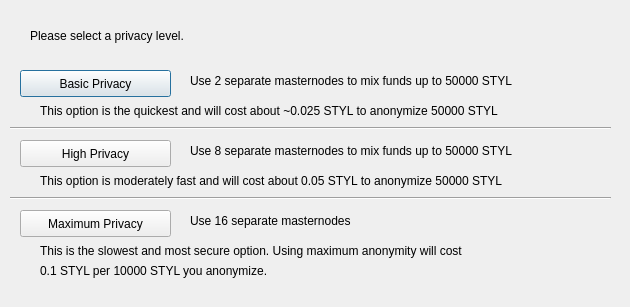
<?xml version="1.0" encoding="UTF-8"?>
<ui version="4.0">
 <class>ObfuscationConfig</class>
 <widget class="QDialog" name="ObfuscationConfig">
  <property name="geometry">
   <rect>
    <x>0</x>
    <y>0</y>
    <width>630</width>
    <height>307</height>
   </rect>
  </property>
  <property name="windowTitle">
   <string>Configure Obfuscation</string>
  </property>
  <widget class="QPushButton" name="buttonBasic">
   <property name="geometry">
    <rect>
     <x>20</x>
     <y>70</y>
     <width>151</width>
     <height>27</height>
    </rect>
   </property>
   <property name="text">
    <string>Basic Privacy</string>
   </property>
  </widget>
  <widget class="QPushButton" name="buttonHigh">
   <property name="geometry">
    <rect>
     <x>20</x>
     <y>140</y>
     <width>151</width>
     <height>27</height>
    </rect>
   </property>
   <property name="text">
    <string>High Privacy</string>
   </property>
  </widget>
  <widget class="QPushButton" name="buttonMax">
   <property name="geometry">
    <rect>
     <x>20</x>
     <y>210</y>
     <width>151</width>
     <height>27</height>
    </rect>
   </property>
   <property name="text">
    <string>Maximum Privacy</string>
   </property>
  </widget>
  <widget class="QLabel" name="label">
   <property name="geometry">
    <rect>
     <x>30</x>
     <y>20</y>
     <width>571</width>
     <height>31</height>
    </rect>
   </property>
   <property name="text">
    <string>Please select a privacy level.</string>
   </property>
  </widget>
  <widget class="QLabel" name="label_2">
   <property name="geometry">
    <rect>
     <x>190</x>
     <y>70</y>
     <width>421</width>
     <height>21</height>
    </rect>
   </property>
   <property name="text">
    <string>Use 2 separate masternodes to mix funds up to 50000 STYL</string>
   </property>
  </widget>
  <widget class="QLabel" name="label_3">
   <property name="geometry">
    <rect>
     <x>190</x>
     <y>140</y>
     <width>411</width>
     <height>21</height>
    </rect>
   </property>
   <property name="text">
    <string>Use 8 separate masternodes to mix funds up to 50000 STYL</string>
   </property>
  </widget>
  <widget class="QLabel" name="label_4">
   <property name="geometry">
    <rect>
     <x>190</x>
     <y>210</y>
     <width>421</width>
     <height>21</height>
    </rect>
   </property>
   <property name="text">
    <string>Use 16 separate masternodes</string>
   </property>
  </widget>
  <widget class="QLabel" name="label_6">
   <property name="geometry">
    <rect>
     <x>40</x>
     <y>100</y>
     <width>561</width>
     <height>21</height>
    </rect>
   </property>
   <property name="text">
    <string>This option is the quickest and will cost about ~0.025 STYL to anonymize 50000 STYL</string>
   </property>
  </widget>
  <widget class="QLabel" name="label_7">
   <property name="geometry">
    <rect>
     <x>40</x>
     <y>170</y>
     <width>561</width>
     <height>21</height>
    </rect>
   </property>
   <property name="text">
    <string>This option is moderately fast and will cost about 0.05 STYL to anonymize 50000 STYL</string>
   </property>
  </widget>
  <widget class="QLabel" name="label_8">
   <property name="geometry">
    <rect>
     <x>40</x>
     <y>240</y>
     <width>561</width>
     <height>21</height>
    </rect>
   </property>
   <property name="text">
    <string>This is the slowest and most secure option. Using maximum anonymity will cost</string>
   </property>
  </widget>
  <widget class="QLabel" name="label_9">
   <property name="geometry">
    <rect>
     <x>40</x>
     <y>260</y>
     <width>561</width>
     <height>21</height>
    </rect>
   </property>
   <property name="text">
    <string>0.1 STYL per 10000 STYL you anonymize.</string>
   </property>
  </widget>
  <widget class="Line" name="line">
   <property name="geometry">
    <rect>
     <x>10</x>
     <y>120</y>
     <width>601</width>
     <height>16</height>
    </rect>
   </property>
   <property name="orientation">
    <enum>Qt::Horizontal</enum>
   </property>
  </widget>
  <widget class="Line" name="line_2">
   <property name="geometry">
    <rect>
     <x>10</x>
     <y>190</y>
     <width>601</width>
     <height>16</height>
    </rect>
   </property>
   <property name="orientation">
    <enum>Qt::Horizontal</enum>
   </property>
  </widget>
 </widget>
 <resources/>
 <connections/>
</ui>
